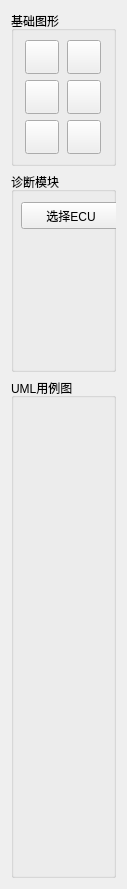
        <widget class="QWidget" name="scrollAreaWidgetContents">
         <property name="geometry">
          <rect>
           <x>0</x>
           <y>0</y>
           <width>127</width>
           <height>881</height>
          </rect>
         </property>
         <layout class="QVBoxLayout" name="verticalLayout">
          <item>
           <widget class="QGroupBox" name="groupBox_3">
            <property name="minimumSize">
             <size>
              <width>100</width>
              <height>0</height>
             </size>
            </property>
            <property name="maximumSize">
             <size>
              <width>200</width>
              <height>16777215</height>
             </size>
            </property>
            <property name="title">
             <string>基础图形</string>
            </property>
            <layout class="QGridLayout" name="gridLayout_3">
             <item row="0" column="0">
              <widget class="QPushButton" name="chart_ellipse">
               <property name="minimumSize">
                <size>
                 <width>34</width>
                 <height>34</height>
                </size>
               </property>
               <property name="maximumSize">
                <size>
                 <width>34</width>
                 <height>34</height>
                </size>
               </property>
               <property name="styleSheet">
                <string notr="true">background-image: url(:/images/img/Round.png);</string>
               </property>
               <property name="text">
                <string/>
               </property>
               <property name="icon">
                <iconset>
                 <normaloff>:/new/prefix1/images/img/Round.png</normaloff>:/new/prefix1/images/img/Round.png</iconset>
               </property>
              </widget>
             </item>
             <item row="2" column="0">
              <widget class="QPushButton" name="chart_roundrect">
               <property name="minimumSize">
                <size>
                 <width>34</width>
                 <height>34</height>
                </size>
               </property>
               <property name="maximumSize">
                <size>
                 <width>34</width>
                 <height>34</height>
                </size>
               </property>
               <property name="styleSheet">
                <string notr="true">background-image: url(:/images/img/Rounded_Rectangle.png);</string>
               </property>
               <property name="text">
                <string/>
               </property>
               <property name="icon">
                <iconset>
                 <normaloff>:/new/prefix1/images/img/Rounded_Rectangle.png</normaloff>:/new/prefix1/images/img/Rounded_Rectangle.png</iconset>
               </property>
              </widget>
             </item>
             <item row="0" column="1">
              <widget class="QPushButton" name="chart_diam">
               <property name="minimumSize">
                <size>
                 <width>34</width>
                 <height>34</height>
                </size>
               </property>
               <property name="maximumSize">
                <size>
                 <width>34</width>
                 <height>34</height>
                </size>
               </property>
               <property name="styleSheet">
                <string notr="true">background-image: url(:/images/img/diamond.png);</string>
               </property>
               <property name="text">
                <string/>
               </property>
               <property name="icon">
                <iconset>
                 <normaloff>:/new/prefix1/images/img/diamond.png</normaloff>:/new/prefix1/images/img/diamond.png</iconset>
               </property>
              </widget>
             </item>
             <item row="2" column="1">
              <widget class="QPushButton" name="chart_rect">
               <property name="minimumSize">
                <size>
                 <width>34</width>
                 <height>34</height>
                </size>
               </property>
               <property name="maximumSize">
                <size>
                 <width>34</width>
                 <height>34</height>
                </size>
               </property>
               <property name="contextMenuPolicy">
                <enum>Qt::CustomContextMenu</enum>
               </property>
               <property name="styleSheet">
                <string notr="true">background-image: url(:/images/img/rectangle.png);</string>
               </property>
               <property name="text">
                <string/>
               </property>
               <property name="icon">
                <iconset>
                 <normaloff>:/new/prefix1/images/img/rectangle.png</normaloff>:/new/prefix1/images/img/rectangle.png</iconset>
               </property>
              </widget>
             </item>
             <item row="3" column="0">
              <widget class="QPushButton" name="chart_trapezoid">
               <property name="minimumSize">
                <size>
                 <width>34</width>
                 <height>34</height>
                </size>
               </property>
               <property name="maximumSize">
                <size>
                 <width>34</width>
                 <height>34</height>
                </size>
               </property>
               <property name="styleSheet">
                <string notr="true">background-image: url(:/images/img/trapezoid.png);</string>
               </property>
               <property name="text">
                <string/>
               </property>
               <property name="icon">
                <iconset>
                 <normaloff>:/new/prefix1/images/img/trapezoid.png</normaloff>:/new/prefix1/images/img/trapezoid.png</iconset>
               </property>
              </widget>
             </item>
             <item row="3" column="1">
              <widget class="QPushButton" name="chart_line">
               <property name="minimumSize">
                <size>
                 <width>34</width>
                 <height>34</height>
                </size>
               </property>
               <property name="maximumSize">
                <size>
                 <width>34</width>
                 <height>34</height>
                </size>
               </property>
               <property name="styleSheet">
                <string notr="true">background-image: url(:/images/img/line.png);</string>
               </property>
               <property name="text">
                <string/>
               </property>
               <property name="icon">
                <iconset>
                 <normaloff>:/new/prefix1/images/img/arrow0.png</normaloff>:/new/prefix1/images/img/arrow0.png</iconset>
               </property>
              </widget>
             </item>
            </layout>
           </widget>
          </item>
          <item>
           <widget class="QGroupBox" name="groupBox_4">
            <property name="minimumSize">
             <size>
              <width>0</width>
              <height>200</height>
             </size>
            </property>
            <property name="title">
             <string>诊断模块</string>
            </property>
            <widget class="QPushButton" name="Btn_ChoiceECU">
             <property name="geometry">
              <rect>
               <x>10</x>
               <y>30</y>
               <width>100</width>
               <height>27</height>
              </rect>
             </property>
             <property name="text">
              <string>选择ECU</string>
             </property>
            </widget>
           </widget>
          </item>
          <item>
           <widget class="QGroupBox" name="groupBox_5">
            <property name="minimumSize">
             <size>
              <width>0</width>
              <height>500</height>
             </size>
            </property>
            <property name="title">
             <string>UML用例图</string>
            </property>
           </widget>
          </item>
         </layout>
        </widget>
